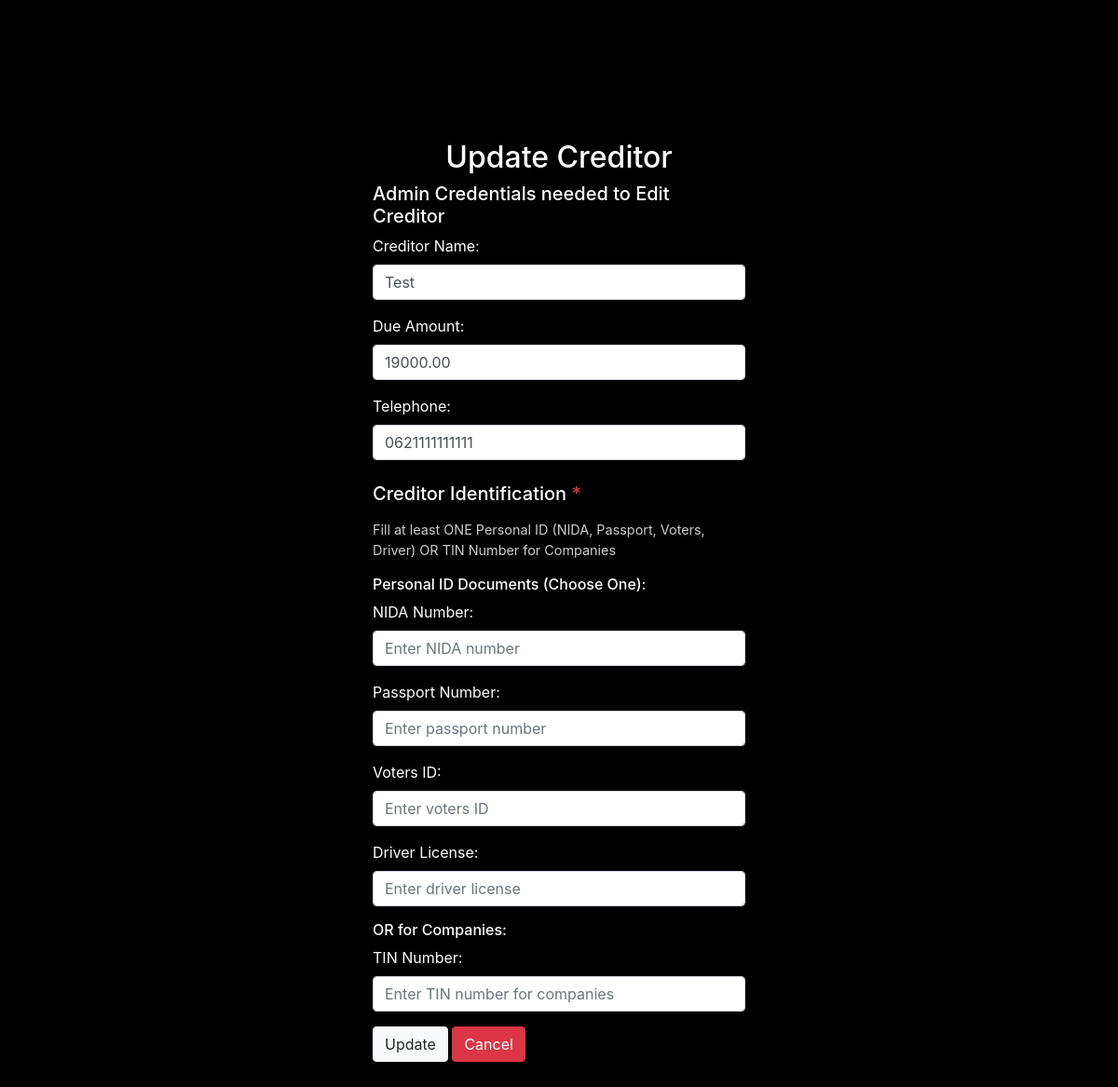
The app's page /adminSide/creditorCrud/updateCreditor.php?id=7 with its own data.
### tables this page shows
CREATE TABLE `creditors` (
  `ID` int(11) NOT NULL,
  `Name` varchar(100) NOT NULL,
  `Due_Amount` decimal(10,2) NOT NULL,
  `Date` datetime NOT NULL DEFAULT current_timestamp(),
  `Telephone` varchar(15) DEFAULT NULL,
  `NIDA` varchar(50) DEFAULT NULL,
  `Passport` varchar(50) DEFAULT NULL,
  `VotersID` varchar(50) DEFAULT NULL,
  `DriverLicense` varchar(50) DEFAULT NULL,
  `TIN_Number` varchar(50) DEFAULT NULL
);

### adminSide/creditorCrud/updateCreditor.php (the view, shortened to what this page needs)
<?php
require_once "../config.php";
$id = $name = $due_amount = $telephone = $nida = $passport = $voters_id = $driver_license = $tin_number = "";
if (isset($_GET['id']) && !empty($_GET['id'])) {
    $sql = "SELECT * FROM creditors WHERE ID = ?";
    if ($stmt = mysqli_prepare($link, $sql)) {
        mysqli_stmt_bind_param($stmt, "i", $param_id);
        if (mysqli_stmt_execute($stmt)) {
            $result = mysqli_stmt_get_result($stmt);
            if (mysqli_num_rows($result) == 1) {
                $row = mysqli_fetch_assoc($result);
                $name = $row['Name'];
                $due_amount = $row['Due_Amount'];
                $telephone = $row['Telephone'];
                $nida = $row['NIDA'] ?? '';
                $passport = $row['Passport'] ?? '';
                $voters_id = $row['VotersID'] ?? '';
                $driver_license = $row['DriverLicense'] ?? '';
                $tin_number = $row['TIN_Number'] ?? '';
            } else {
                echo "Creditor not found.";
                exit();
            }
        } else {
            echo "Error retrieving creditor details.";
            exit();
        }
    }
}
?>
<!DOCTYPE html>
<html lang="en">
<head>
    <link rel="stylesheet" href="https://stackpath.bootstrapcdn.com/bootstrap/4.5.2/css/bootstrap.min.css">
</head>
<body>
    <div class="login-container">
        <div class="login_wrapper">
            <div class="wrapper">
                <h2 style="text-align: center;">Update Creditor</h2>
                <h5>Admin Credentials needed to Edit Creditor</h5>
                <form action="" method="post">
                    <div class="form-group">
                        <label for="name" class="form-label">Creditor Name:</label>
                        <input type="text" name="name" id="name" class="form-control" placeholder="Enter creditor's name" value="<?php echo htmlspecialchars($name); ?>" required>
                    </div>
                    <div class="form-group">
                        <label for="due_amount" class="form-label">Due Amount:</label>
                        <input type="number" min="0.0" step="0.0" name="due_amount" id="due_amount" class="form-control" placeholder="Enter due amount" value="<?php echo htmlspecialchars($due_amount); ?>" required>
                    </div>
                    <div class="form-group">
                        <label for="telephone" class="form-label">Telephone:</label>
                        <input type="text" name="telephone" id="telephone" class="form-control" placeholder="Enter telephone number" value="<?php echo htmlspecialchars($telephone); ?>" required>
                    </div>
                    <h5 class="mt-4 mb-3" style="color: white;">Creditor Identification <span class="text-danger">*</span></h5>
                    <p style="color: #ccc; font-size: 0.9em;">Fill at least ONE Personal ID (NIDA, Passport, Voters, Driver) OR TIN Number for Companies</p>
                    <h6 style="color: white; margin-top: 15px;">Personal ID Documents (Choose One):</h6>
                    <div class="form-group">
                        <label for="nida" class="form-label">NIDA Number:</label>
                        <input type="text" name="nida" id="nida" class="form-control" placeholder="Enter NIDA number" value="<?php echo htmlspecialchars($nida); ?>">
                    </div>
                    <div class="form-group">
                        <label for="passport" class="form-label">Passport Number:</label>
                        <input type="text" name="passport" id="passport" class="form-control" placeholder="Enter passport number" value="<?php echo htmlspecialchars($passport); ?>">
                    </div>
                    <div class="form-group">
                        <label for="voters_id" class="form-label">Voters ID:</label>
                        <input type="text" name="voters_id" id="voters_id" class="form-control" placeholder="Enter voters ID" value="<?php echo htmlspecialchars($voters_id); ?>">
                    </div>
                    <div class="form-group">
                        <label for="driver_license" class="form-label">Driver License:</label>
                        <input type="text" name="driver_license" id="driver_license" class="form-control" placeholder="Enter driver license" value="<?php echo htmlspecialchars($driver_license); ?>">
                    </div>
                    <h6 style="color: white; margin-top: 15px;">OR for Companies:</h6>
                    <div class="form-group">
                        <label for="tin_number" class="form-label">TIN Number:</label>
                        <input type="text" name="tin_number" id="tin_number" class="form-control" placeholder="Enter TIN number for companies" value="<?php echo htmlspecialchars($tin_number); ?>">
                    </div>
                    <div class="form-group">
                        <button class="btn btn-light" type="submit" name="submit" value="submit">Update</button>
                        <a class="btn btn-danger" href="../panel/creditors-panel.php">Cancel</a>
                    </div>
                </form>
            </div>
        </div>
    </div>
</body>
</html>

### adminSide/creditorCrud/updateCreditor.php (style rules this page uses)
body { display: flex; justify-content: center; align-items: center; background-color: black; color: white; }
.login-container { padding: 50px; border-radius: 10px; margin: 100px auto; max-width: 500px; }

### records on screen
creditors: name "Test", due_amount "19000.00", telephone "0621111111111"
